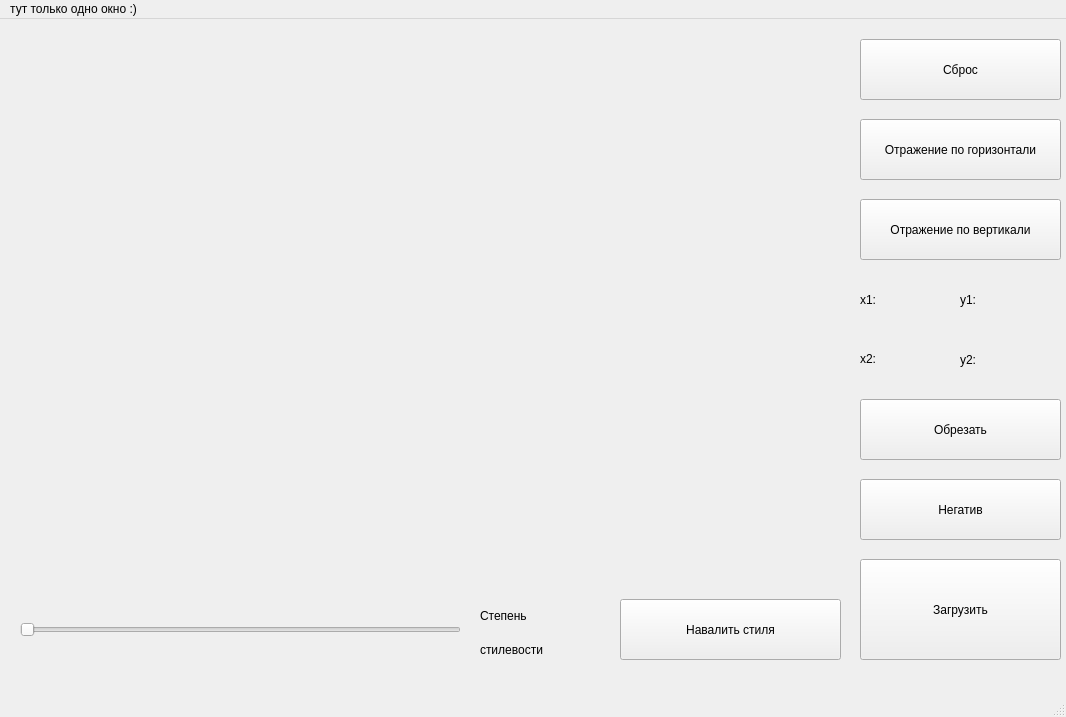
<?xml version="1.0" encoding="UTF-8"?>
<ui version="4.0">
 <class>PrikolImageRedactor</class>
 <widget class="QMainWindow" name="PrikolImageRedactor">
  <property name="geometry">
   <rect>
    <x>0</x>
    <y>0</y>
    <width>1066</width>
    <height>717</height>
   </rect>
  </property>
  <property name="windowTitle">
   <string>Картиночные штуки-дрюки</string>
  </property>
  <property name="accessibleDescription">
   <string/>
  </property>
  <widget class="QWidget" name="centralwidget">
   <property name="enabled">
    <bool>true</bool>
   </property>
   <widget class="QPushButton" name="Negative">
    <property name="geometry">
     <rect>
      <x>860</x>
      <y>460</y>
      <width>201</width>
      <height>61</height>
     </rect>
    </property>
    <property name="styleSheet">
     <string notr="true">font: 75 10pt &quot;Arial&quot;;</string>
    </property>
    <property name="text">
     <string>Негатив</string>
    </property>
   </widget>
   <widget class="QLabel" name="image">
    <property name="enabled">
     <bool>true</bool>
    </property>
    <property name="geometry">
     <rect>
      <x>20</x>
      <y>20</y>
      <width>821</width>
      <height>541</height>
     </rect>
    </property>
    <property name="mouseTracking">
     <bool>true</bool>
    </property>
    <property name="text">
     <string/>
    </property>
    <property name="scaledContents">
     <bool>false</bool>
    </property>
    <property name="buddy">
     <cstring>image</cstring>
    </property>
   </widget>
   <widget class="QPushButton" name="Reset">
    <property name="geometry">
     <rect>
      <x>860</x>
      <y>20</y>
      <width>201</width>
      <height>61</height>
     </rect>
    </property>
    <property name="styleSheet">
     <string notr="true">font: 87 12pt &quot;Arial&quot;;</string>
    </property>
    <property name="text">
     <string>Сброс</string>
    </property>
   </widget>
   <widget class="QPushButton" name="Crop">
    <property name="geometry">
     <rect>
      <x>860</x>
      <y>380</y>
      <width>201</width>
      <height>61</height>
     </rect>
    </property>
    <property name="mouseTracking">
     <bool>false</bool>
    </property>
    <property name="toolTip">
     <string>&lt;html&gt;&lt;head/&gt;&lt;body&gt;&lt;p&gt;&lt;br/&gt;&lt;/p&gt;&lt;/body&gt;&lt;/html&gt;</string>
    </property>
    <property name="whatsThis">
     <string>&lt;html&gt;&lt;head/&gt;&lt;body&gt;&lt;p align=&quot;center&quot;&gt;&lt;span style=&quot; font-weight:400;&quot;&gt;преждем чем нажать эту кнопку поставьте две крайние точки нужной области на изображении, нажав ЛКМ(их координаты будут видны выше)&lt;/span&gt;&lt;/p&gt;&lt;/body&gt;&lt;/html&gt;</string>
    </property>
    <property name="accessibleName">
     <string/>
    </property>
    <property name="accessibleDescription">
     <string>преждем чем нажать эту кнопку поставьте две крайние точки нужной области на изображении, нажав ЛКМ(их координаты будут видны выше)</string>
    </property>
    <property name="styleSheet">
     <string notr="true">font: 75 10pt &quot;Arial&quot;;</string>
    </property>
    <property name="text">
     <string>Обрезать</string>
    </property>
   </widget>
   <widget class="QPushButton" name="ReflectOY">
    <property name="geometry">
     <rect>
      <x>860</x>
      <y>180</y>
      <width>201</width>
      <height>61</height>
     </rect>
    </property>
    <property name="styleSheet">
     <string notr="true">font: 75 9pt &quot;Arial&quot;;</string>
    </property>
    <property name="text">
     <string>Отражение по вертикали</string>
    </property>
   </widget>
   <widget class="QPushButton" name="ReflectOX">
    <property name="geometry">
     <rect>
      <x>860</x>
      <y>100</y>
      <width>201</width>
      <height>61</height>
     </rect>
    </property>
    <property name="styleSheet">
     <string notr="true">font: 75 9pt &quot;Arial&quot;;</string>
    </property>
    <property name="text">
     <string>Отражение по горизонтали</string>
    </property>
   </widget>
   <widget class="QPushButton" name="Load">
    <property name="geometry">
     <rect>
      <x>860</x>
      <y>540</y>
      <width>201</width>
      <height>101</height>
     </rect>
    </property>
    <property name="styleSheet">
     <string notr="true">font: 75 14pt &quot;Arial&quot;;
</string>
    </property>
    <property name="text">
     <string>Загрузить</string>
    </property>
   </widget>
   <widget class="QLabel" name="x1point">
    <property name="geometry">
     <rect>
      <x>860</x>
      <y>260</y>
      <width>81</width>
      <height>41</height>
     </rect>
    </property>
    <property name="styleSheet">
     <string notr="true">font: 75 11pt &quot;Arial&quot;;</string>
    </property>
    <property name="text">
     <string>x1:</string>
    </property>
   </widget>
   <widget class="QLabel" name="x2point">
    <property name="geometry">
     <rect>
      <x>860</x>
      <y>320</y>
      <width>61</width>
      <height>40</height>
     </rect>
    </property>
    <property name="styleSheet">
     <string notr="true">font: 75 11pt &quot;Arial&quot;;</string>
    </property>
    <property name="text">
     <string>x2:</string>
    </property>
   </widget>
   <widget class="QLabel" name="y1point">
    <property name="geometry">
     <rect>
      <x>960</x>
      <y>260</y>
      <width>81</width>
      <height>41</height>
     </rect>
    </property>
    <property name="styleSheet">
     <string notr="true">font: 75 11pt &quot;Arial&quot;;</string>
    </property>
    <property name="text">
     <string>y1:</string>
    </property>
   </widget>
   <widget class="QLabel" name="y2point">
    <property name="geometry">
     <rect>
      <x>960</x>
      <y>320</y>
      <width>81</width>
      <height>41</height>
     </rect>
    </property>
    <property name="styleSheet">
     <string notr="true">font: 75 11pt &quot;Arial&quot;;</string>
    </property>
    <property name="text">
     <string>y2:</string>
    </property>
   </widget>
   <widget class="QPushButton" name="Prikol">
    <property name="geometry">
     <rect>
      <x>620</x>
      <y>580</y>
      <width>221</width>
      <height>61</height>
     </rect>
    </property>
    <property name="styleSheet">
     <string notr="true">font: 75 14pt &quot;Arial&quot;;
</string>
    </property>
    <property name="text">
     <string>Навалить стиля</string>
    </property>
   </widget>
   <widget class="QLabel" name="label">
    <property name="geometry">
     <rect>
      <x>480</x>
      <y>576</y>
      <width>121</width>
      <height>41</height>
     </rect>
    </property>
    <property name="styleSheet">
     <string notr="true">font: 87 10pt &quot;Arial&quot;;</string>
    </property>
    <property name="text">
     <string>Степень</string>
    </property>
   </widget>
   <widget class="QSlider" name="Slider">
    <property name="geometry">
     <rect>
      <x>20</x>
      <y>600</y>
      <width>441</width>
      <height>21</height>
     </rect>
    </property>
    <property name="minimum">
     <number>0</number>
    </property>
    <property name="maximum">
     <number>100</number>
    </property>
    <property name="tracking">
     <bool>true</bool>
    </property>
    <property name="orientation">
     <enum>Qt::Horizontal</enum>
    </property>
   </widget>
   <widget class="QLabel" name="label_2">
    <property name="geometry">
     <rect>
      <x>480</x>
      <y>620</y>
      <width>121</width>
      <height>21</height>
     </rect>
    </property>
    <property name="styleSheet">
     <string notr="true">font: 87 10pt &quot;Arial&quot;;</string>
    </property>
    <property name="text">
     <string>стилевости</string>
    </property>
   </widget>
  </widget>
  <widget class="QMenuBar" name="menubar">
   <property name="geometry">
    <rect>
     <x>0</x>
     <y>0</y>
     <width>1066</width>
     <height>26</height>
    </rect>
   </property>
   <widget class="QMenu" name="menu">
    <property name="title">
     <string>тут только одно окно :)</string>
    </property>
   </widget>
   <addaction name="menu"/>
  </widget>
  <widget class="QStatusBar" name="statusbar"/>
 </widget>
 <resources/>
 <connections/>
</ui>
